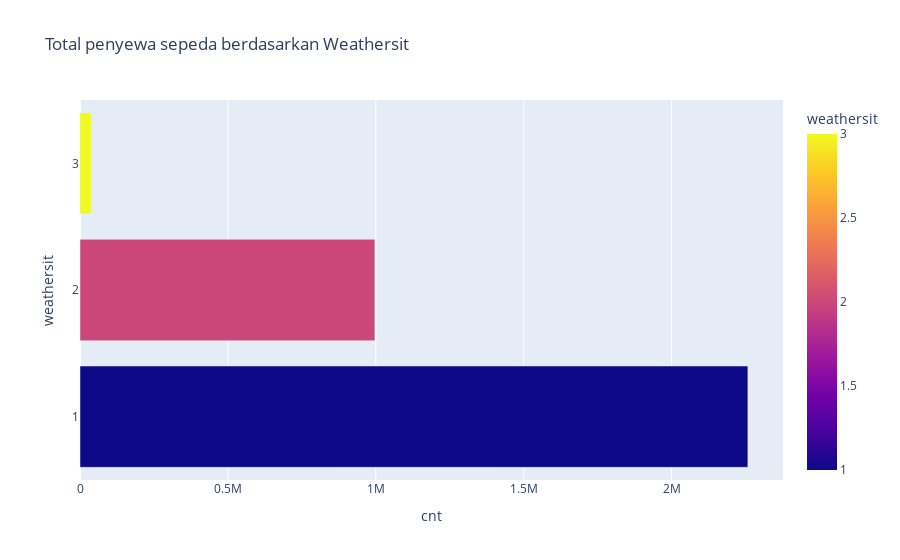

The code cell stored with this chart in its notebook:
### Markdown cell above
2. Bagaimana pengaruh cuaca (weathersit) terhadap jumlah sewa sepeda ?

### Code cell
fig = px.bar(df.groupby('weathersit')[['cnt']].sum().reset_index(),x='cnt',y='weathersit',title='Total penyewa sepeda berdasarkan Weathersit',color='weathersit',orientation='h')
fig.update_yaxes(tickvals=[1, 2, 3,4])
fig.show()

### Figure 1 — Plotly figure (JSON) as saved in the notebook; plotly's stock layout.template omitted (floating-point values rounded to 4 significant figures)
{"data": [{"alignmentgroup": "True", "hovertemplate": "cnt=%{x}<br>weathersit=%{marker.color}<extra></extra>", "legendgroup": "", "marker": {"color": [1, 2, 3], "coloraxis": "coloraxis", "pattern": {"shape": ""}}, "name": "", "offsetgroup": "", "orientation": "h", "showlegend": false, "textposition": "auto", "type": "bar", "x": [2257952, 996858, 37869], "xaxis": "x", "y": [1, 2, 3], "yaxis": "y"}], "layout": {"barmode": "relative", "coloraxis": {"colorbar": {"title": {"text": "weathersit"}}, "colorscale": [[0, "#0d0887"], [0.1111, "#46039f"], [0.2222, "#7201a8"], [0.3333, "#9c179e"], [0.4444, "#bd3786"], [0.5556, "#d8576b"], [0.6667, "#ed7953"], [0.7778, "#fb9f3a"], [0.8889, "#fdca26"], [1, "#f0f921"]]}, "legend": {"tracegroupgap": 0}, "title": {"text": "Total penyewa sepeda berdasarkan Weathersit"}, "xaxis": {"anchor": "y", "domain": [0, 1], "title": {"text": "cnt"}}, "yaxis": {"anchor": "x", "domain": [0, 1], "tickvals": [1, 2, 3, 4], "title": {"text": "weathersit"}}}}
